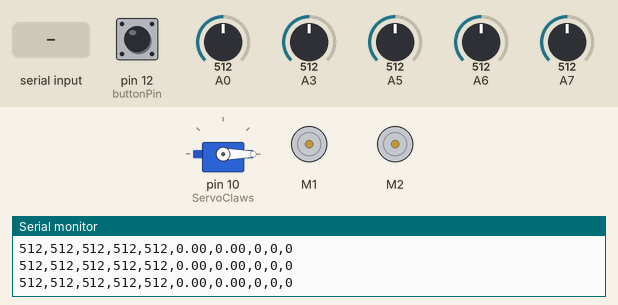
Recording of a sketch running on a simulated Arduino Nano, built with avr-gcc and run on an emulated ATmega328P. Parts: servo, 2 × DC motor (green arrow = forward, orange = backward, longer = faster), the last lines printed to the serial monitor. The test bench sets the inputs (shaded band); at power-on: pin 12 (buttonPin) HIGH, A0 = 512, A3 = 512, A5 = 512, A6 = 512, A7 = 512.

Above: at 1.2 s.
1.3 s: "300\n" received over Serial
At 2.4 s:
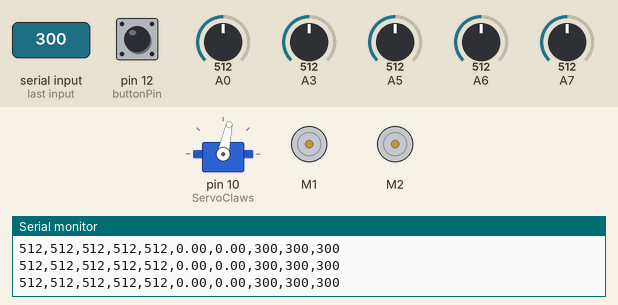
2.8 s: "1,90,45\n" received over Serial
At 3.7 s:
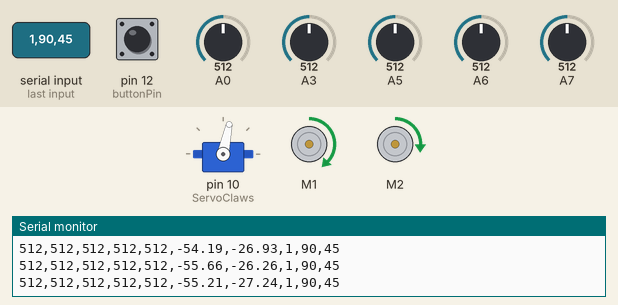
8.3 s: "90,45,200\n" received over Serial
At 9.1 s:
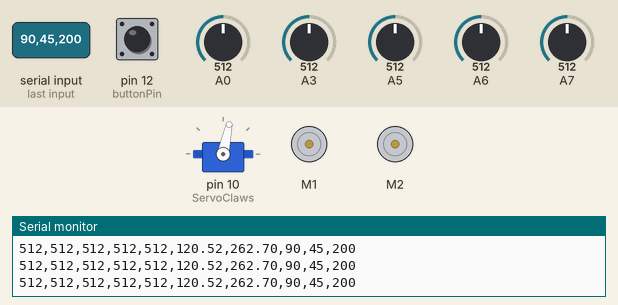
Timing chart, 0 to 11.3 s (numbered marks = the images above; inputs shaded):
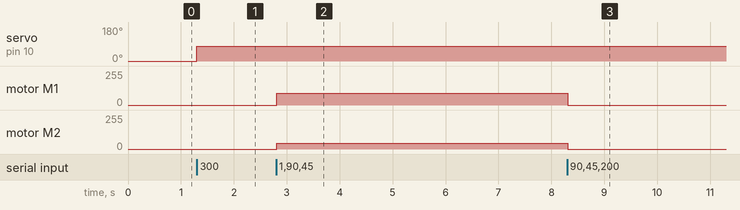

The sketch:

Robot_Arduino_v3.ino
```cpp
/***********************************************************************
 * Robot Platooning Project - Arduino Inferrence
 * Authur: Ayo Ayibiowu & Abhilash Hashyap
 * Contact: charlesayibiowu@hotmail.com
 *
 *This Programs Communicates with the Raspberry Pi or Jetson Nano.
 *It sends the current motor readins, sensors readings and other readings expected all using UART.
 *
 * It also have a lane following function implemented - The Lane following code
 * makes the robot to stay on a lane. It uses the IR sensors to detect when the robot is appraching
 * a black tape (lane seperation) and adjust the robot to fall back to the main lane/road.
 *
 *
 * v1
 *
 * Changes and Features:
 *  - Send out sensor, motor, and other readings
 *  - Read motor commands, and other related commands from the controller
 *  - Implemented support for making robot to go straigth when the speed values are equal
 *  - Implement lane following : Robots follows the lane accordingly.
 *
 * v2 (failed version)
 *
 *  - Provides support for calculating odometry on board  - NOT WORKING PROPERLY
 *
 * v3 - Work in progress
 *
 *  - Migrates all communication through ROS. The Arduino now acts as a node on the ROS network.
 *
 ***********************************************************************/


#include <ros.h>
#include <std_msgs/String.h>
#include <RedBot.h>
#include <Servo.h>


RedBotSensor left = RedBotSensor(A3);   // initialize a left sensor object on A3
RedBotSensor center = RedBotSensor(A6); // initialize a center sensor object on A6
RedBotSensor right = RedBotSensor(A7);  // initialize a right sensor object on A7
RedBotSensor extremeright = RedBotSensor(A5);
RedBotSensor extremeleft = RedBotSensor(A0);
Servo ServoClaws;


RedBotEncoder encoder = RedBotEncoder(A2, A4);  // initializes encoder on pins A2 and 10
int buttonPin = 12;
int countsPerRev = 192;   // 4 pairs of N-S x 48:1 gearbox = 192 ticks per wheel rev
float wheelDiam = 2.56;  // diam = 65mm / 25.4 mm/in
float wheelCirc = PI*wheelDiam;  // Redbot wheel circumference = pi*D
// variables used to store the left and right encoder counts.
long lCount;
long rCount;

// constants that are used in the code. LINETHRESHOLD is the level to detect
// if the sensor is on the line or not. If the sensor value is greater than this
// the sensor is above a DARK line.
//
// SPEED sets the nominal speed

#define LINETHRESHOLD 800
#define SPEED 80 // sets the nominal speed. Set to any number from 0 - 255.

const float reduce_factor = 0.35;

RedBotMotors vehicle;
int leftSpeed;   // variable used to store the leftMotor speed
int rightSpeed;  // variable used to store the rightMotor speed

String inputVal, outputPacket;
int ind1,ind2,ind3,ind4,ind5,ind6,ind7;

int motorEnable,io_device1,io_device2,check1,check2;

int button=1;
int stat=0;
String aa,bb,cc,dd,ee,lcnt,rcnt,SMotorEnable,Sio1,Sio2;


// Variable for holding position data
double ticks_to_mm = 1.078167;
int scanner_displacement = 0;
int robot_width = 160;

// variable hold the motor ticks
double motor_ticks[2];

double pre_ticks[] = {0, 0};

// position variables
struct Position {
  double x;
  double y;
  double theta;
};

// define the initial robot position
Position robot_state = {0, 0, 0};

void setup()
{
    Serial.begin(57600);
    pinMode(buttonPin, INPUT_PULLUP);
    ServoClaws.attach(10);
    ServoClaws.write(0);

    // Initialize all variables first
    // the expected data packet
    inputVal = "0,0,0,0,0,0,0*";
    outputPacket = "0,0,0,0,0,0,0*";

    // fetch the initial ticks
    pre_ticks[0] = encoder.getTicks(LEFT);
    pre_ticks[1] = encoder.getTicks(RIGHT);

}

void loop()
{

    // Check if data was available
    if (digitalRead(buttonPin) == LOW)
  {
    encoder.clearEnc(BOTH);
    // also reset current position values

    pre_ticks[0] = 0;
    pre_ticks[1] = 0;

    // reset to initial state value
    robot_state.x = 0;
    robot_state.y = 0;
    robot_state.theta = 0;

    }


    if (Serial.available() > 0) {

        inputVal = Serial.readStringUntil('\n'); // read the incoming byte:

        // Extract the needed data
        ind1 = inputVal.indexOf(',');

        ind2=inputVal.indexOf(',',ind1+1);

        ind3=inputVal.indexOf(',',ind2+1);

        ind4=inputVal.indexOf(',',ind3+1);

        ind5=inputVal.indexOf(',',ind4+1);

        ind6=inputVal.indexOf(',',ind5+1);

        ind7=inputVal.indexOf('*');


        check1 = (inputVal.substring(0,ind1)).toInt();

        check2 = (inputVal.substring(ind6+1,ind7)).toInt();

        if(check1==check2)
        {
          leftSpeed = -1 * ((inputVal.substring(ind1+1,ind2)).toInt());
          rightSpeed = (inputVal.substring(ind2+1,ind3)).toInt();
          motorEnable = (inputVal.substring(ind3+1,ind4)).toInt();
          io_device1 = (inputVal.substring(ind4+1,ind5)).toInt();
          io_device2 = (inputVal.substring(ind5+1,ind6)).toInt();
        }

    }

   moveServoMotor();

   // update the motor speed
   updateMotorSpeed();

   // get the latest encoder values
   fetchEncoderValues();

   // get the latest ir values
   fetch_IR_values();

   // fetch and update others

   // send out the latest values to the host
   sendUpdate();

   // wait for a while
   delay(5);


}


void fetch_IR_values()
{
  // get all ir sensor values
   int a=(left.read());
   aa=String(a);
   int b=(center.read());
   bb=String(b);
   int c=(right.read());
   cc=String(c);
   int d=(extremeright.read());
   dd=String(d);
   int e=(extremeleft.read());
   ee=String(e);
}


void fetchEncoderValues()
{
  //get encoder values
   lCount = encoder.getTicks(LEFT);
   rCount = encoder.getTicks(RIGHT);

   // fetch position values
   getOdometry();

   lcnt= String(robot_state.x);
   rcnt= String(robot_state.y);


}

void updateMotorSpeed()
{

  // updates the speed of the motor
  // check if motor enable is 0 or 1
  if (io_device2 == 99)
  {
    lanefollowing(leftSpeed, rightSpeed);
  }
  else
  {

  if (motorEnable == 1)
  {

      if((-1*leftSpeed)==(rightSpeed))
      {
        driveStraight(rightSpeed);

        }
        else
    {
        vehicle.leftMotor(leftSpeed);
        vehicle.rightMotor(rightSpeed);
    }
    }

  else
  {
    // disable the motor
        vehicle.leftMotor(0);
        vehicle.rightMotor(0);
  }
  }

}

void sendUpdate()
{
  SMotorEnable= String(motorEnable);
  Sio1=String(io_device1);
  Sio2=String(io_device2);

  String toSend=ee+','+aa+','+ bb+','+ cc+','+dd+','+ lcnt+','+ rcnt+','+SMotorEnable+','+Sio1+','+Sio2+'\n';
  Serial.print(toSend);

  }
void driveStraight( int motorPower)
{

      // variables for tracking the left and right encoder counts
      long prevlCount, prevrCount;

      long lDiff, rDiff;  // diff between current encoder count and previous count

      // variables for setting left and right motor power
      //int leftPower =  -1*motorPower;
      //int rightPower = motorPower;
      int leftPower =-1*motorPower;
      int rightPower=motorPower;
      if(leftPower>0){

          leftPower=leftPower+2;
        }
        else
{

  leftPower=leftPower-2;
  }


      // variable used to offset motor power on right vs left to keep straight.
      int offset = 2;  // offset amount to compensate Right vs. Left drive
            lCount = encoder.getTicks(LEFT);
        rCount = encoder.getTicks(RIGHT);
       // vehicle.drive(motorPower);
             vehicle.rightMotor(rightPower);
        vehicle.leftMotor(leftPower);

        // calculate the rotation "speed" as a difference in the count from previous cycle.
        lDiff = (lCount - prevlCount);
        rDiff = (rCount - prevrCount);

        // store the current count as the "previous" count for the next cycle.
        prevlCount = lCount;
        prevrCount = rCount;

        // if left is faster than the right, slow down the left / speed up right
        if ((lDiff > rDiff) and (lDiff>0 or rDiff>0))
        {
          leftPower = leftPower - offset;
          rightPower = rightPower + offset;
        }
        // if right is faster than the left, speed up the left / slow down right
        else if ((lDiff < rDiff) and (lDiff>0 or rDiff>0))
        {
          leftPower = leftPower + offset;
          rightPower = rightPower - offset;
        }
        else if ((lDiff < rDiff) and (lDiff<0 or rDiff<0))
        {
          leftPower = leftPower - offset;
          rightPower = rightPower + offset;
        }
        // if right is faster than the left, speed up the left / slow down right
        else if ((lDiff > rDiff) and (lDiff<0 or rDiff<0))
        {
          leftPower = leftPower + offset;
          rightPower = rightPower - offset;
        }


     //   delay(50);

}

void moveServoMotor(){
  if(io_device1==150){
  ServoClaws.write(0);
  }
  else  if(io_device1==300)
  {
  ServoClaws.write(78);
  }

  }

  void lanefollowing(int speed_left, int speed_right)
  {
    if (extremeleft.read() > LINETHRESHOLD){
        vehicle.leftMotor(speed_left);
        vehicle.rightMotor(int(reduce_factor*speed_right));
        delay(0.2);
    }

    else if (extremeright.read() > LINETHRESHOLD){
        vehicle.rightMotor(speed_right);
        vehicle.leftMotor(int(reduce_factor*speed_left));
        delay(0.2);
    }


    else if ((left.read() > LINETHRESHOLD) && (right.read() > LINETHRESHOLD) && (center.read() > LINETHRESHOLD))
    {
      vehicle.stop();
    }

    else if (right.read() > LINETHRESHOLD){
        vehicle.rightMotor(speed_right);
        vehicle.leftMotor(0);
        delay(0.5);
    }

    else if (left.read() > LINETHRESHOLD){
        vehicle.rightMotor(0);
        vehicle.leftMotor(speed_left);
        delay(0.5);
    }
    else
    {
       driveStraight(speed_right);
       }
  }


// the get motor_state returns the position and the covariance matrix
Position get_motor_state(Position old_pose)
{
    double l, r, w, x, y, theta;
    l = motor_ticks[0] * ticks_to_mm;
    r = motor_ticks[1] * ticks_to_mm;

    w = robot_width;

    double alpha, rad, g1, g2, g3;

    x = old_pose.x;
    y = old_pose.y;
    theta = old_pose.theta;

    if (r != l)
    {
        alpha = (r - l) / w;
        rad = l / alpha;
        g1 = x + (rad + w / 2.) * (sin(theta + alpha) - sin(theta));
        g2 = y + (rad + w / 2.) * (-cos(theta + alpha) + cos(theta));
        g3 = fmod((theta + alpha + PI), ((2 * PI)-PI));
        // (theta + alpha + PI) % (2 * PI) - PI;
    }
    else {
        g1 = x + l * sin(theta);
        g2 = y + l * cos(theta);
        g3 = theta;
    }

     Position new_state = {g1, g2, g3};

     return new_state;
}

// this function when called will update the robot x, y, theta position
void getOdometry()
{
  Position robot_position = {0, 0, 0};

  // Get the latest ticks
  double current_ticks_left = encoder.getTicks(LEFT);
  double current_ticks_right = encoder.getTicks(RIGHT);

  // calculate ticks difference
  motor_ticks[0] = current_ticks_left - pre_ticks[0];
  motor_ticks[1] = current_ticks_right - pre_ticks[1];

  // get the new robot position
  robot_position = get_motor_state(robot_state);

  // update the robot position
  robot_state.x= robot_position.x;
  robot_state.y = robot_position.y;
  robot_state.theta = robot_position.theta;

  // update the old ticks
  pre_ticks[0] = current_ticks_left;
  pre_ticks[1] = current_ticks_right;

}
```

Measured:
- after the input at 1.3 s, servo on pin 10 (ServoClaws): 0° → 78° at once
- after the input at 2.8 s, motor M1: stopped → forward 89/255 at once; motor M2: stopped → forward 44/255 at once
- after the input at 8.3 s, motor M1: forward 89/255 → stopped at once; motor M2: forward 44/255 → stopped at once
